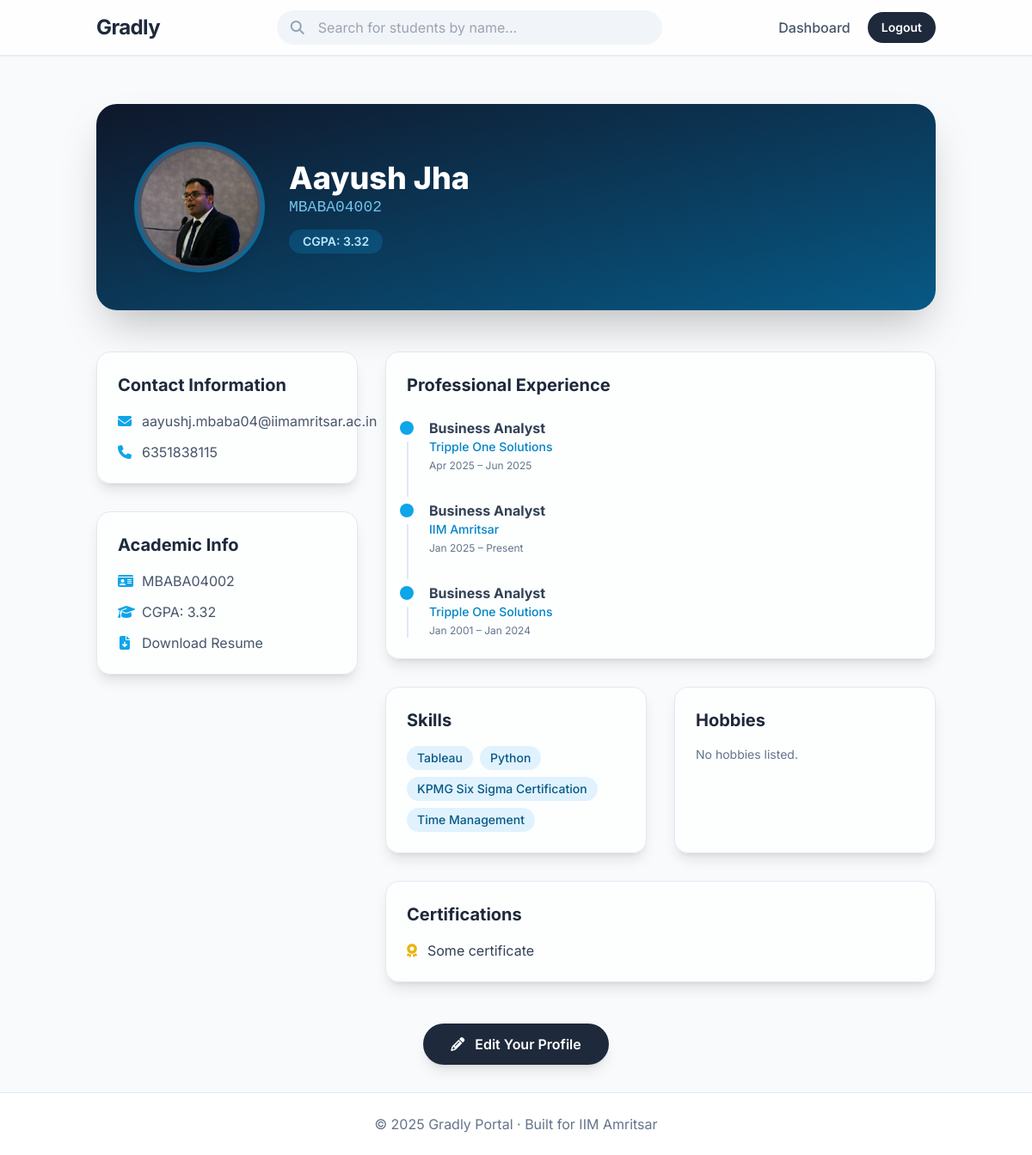
/profile/MBABA04002 (signed in), run on the app's committed database.
### models.py (models this page shows)
class User(db.Model, UserMixin):
    id = db.Column(db.String(15), primary_key=True)
    name = db.Column(db.String(100), nullable=False)
    email = db.Column(db.String(120), unique=True, nullable=False)
    password = db.Column(db.String(200), nullable=False)
    cgpa = db.Column(db.Float, nullable=True)
    resume = db.Column(db.String(200), nullable=True)
    phone = db.Column(db.String(20), nullable=True)
    profile_pic = db.Column(db.String(200), nullable=True)
    show_email = db.Column(db.Boolean, default=True)
    show_phone = db.Column(db.Boolean, default=True)
    show_cgpa = db.Column(db.Boolean, default=True)
    work_experiences = db.relationship('WorkExperience', backref='user', lazy=True)
    internships = db.relationship('Internship', backref='user', lazy=True)
    certifications = db.relationship('Certification', backref='user', lazy=True)
    skills = db.relationship('Skill', backref='user', lazy=True)
    hobbies = db.relationship('Hobby', backref='user', lazy=True)

class WorkExperience(db.Model):
    id = db.Column(db.Integer, primary_key=True)
    organization = db.Column(db.String(200), nullable=False)
    role = db.Column(db.String(200), nullable=True)
    start_date = db.Column(db.Date, nullable=True)
    end_date = db.Column(db.Date, nullable=True)
    user_id = db.Column(db.String(15), db.ForeignKey('user.id'), nullable=False)

class Skill(db.Model):
    id = db.Column(db.Integer, primary_key=True)
    name = db.Column(db.String(100), nullable=False)
    user_id = db.Column(db.String(15), db.ForeignKey('user.id'), nullable=False)

class Certification(db.Model):
    id = db.Column(db.Integer, primary_key=True)
    title = db.Column(db.String(200), nullable=False)
    user_id = db.Column(db.String(15), db.ForeignKey('user.id'), nullable=False)

### routes/profile.py (the view)
@profile_bp.route('/profile/<string:user_id>')
@login_required
def view_profile(user_id):
    user = User.query.get_or_404(user_id)
    return render_template('profile.html', user=user)

### app.py (called while the page is built)
@login_manager.user_loader
def load_user(user_id):
    return User.query.get(user_id)

@app.before_request
def create_tables():
    db.create_all()

### templates/profile.html (shortened to what this page needs)
{% extends "base.html" %}
{% block content %}
<div
    class="relative bg-gradient-to-br from-slate-900 to-sky-800 rounded-3xl shadow-2xl mb-12 text-white overflow-hidden">
    <div class="absolute inset-0 bg-grid-slate-700/20 [mask-image:linear-gradient(to_bottom,white,transparent)]"></div>
    <div class="flex flex-col md:flex-row items-center p-8 md:p-12 relative z-10">
        <div class="relative flex-shrink-0">
            <div
                class="w-36 h-36 rounded-full overflow-hidden border-4 border-slate-600 shadow-lg bg-slate-700 ring-4 ring-sky-500/50">
                {% if user.profile_pic %}
                <img src="{{ url_for('static', filename=user.profile_pic) }}" alt="Profile Picture"
                    class="w-full h-full object-cover">
                {% else %}
                <img src="{{ url_for('static', filename='default-profile.png') }}" alt="Default Picture"
                    class="w-full h-full object-cover">
                {% endif %}
            </div>
        </div>
        <div class="mt-6 md:mt-0 md:ml-8 text-center md:text-left">
            <h1 class="text-4xl font-extrabold">{{ user.name }}</h1>
            <p class="text-lg text-sky-300 opacity-90 font-mono">{{ user.id }}</p>
            {% if user.cgpa and user.show_cgpa %}
            <p class="mt-3 text-sm bg-sky-500/20 text-sky-200 px-4 py-1 inline-block rounded-full font-semibold">CGPA:
                {{ user.cgpa }}</p>
            {% endif %}
        </div>
    </div>
</div>
<div class="grid md:grid-cols-3 gap-8">
    <div class="md:col-span-1 space-y-8">
        <div class="bg-white/70 backdrop-blur-lg p-6 rounded-2xl shadow-lg border border-slate-200">
            <h2 class="text-xl font-bold text-slate-800 mb-4">Contact Information</h2>
            <div class="space-y-3 text-slate-600">
                {% if user.show_email %}
                <p class="flex items-center gap-3"><i class="fa fa-envelope w-4 text-center text-sky-500"></i> <a
                        href="mailto:{{ user.email }}" class="hover:text-sky-600 hover:underline">{{ user.email }}</a>
                </p>
                {% endif %}
                {% if user.show_phone %}
                <p class="flex items-center gap-3"><i class="fa fa-phone w-4 text-center text-sky-500"></i> <span>{{
                        user.phone or 'Not Provided' }}</span></p>
                {% endif %}
            </div>
        </div>
        <div class="bg-white/70 backdrop-blur-lg p-6 rounded-2xl shadow-lg border border-slate-200">
            <h2 class="text-xl font-bold text-slate-800 mb-4">Academic Info</h2>
            <div class="space-y-3 text-slate-600">
                <p class="flex items-center gap-3"><i class="fa fa-id-card w-4 text-center text-sky-500"></i> <span>{{
                        user.id }}</span></p>
                <p class="flex items-center gap-3"><i class="fa fa-graduation-cap w-4 text-center text-sky-500"></i>
                    <span>CGPA: {{ user.cgpa or 'Not Provided' }}</span></p>
                {% if user.resume %}
                <p class="flex items-center gap-3"><i class="fa fa-file-arrow-down w-4 text-center text-sky-500"></i> <a
                        href="{{ url_for('static', filename=user.resume) }}"
                        class="hover:text-sky-600 hover:underline">Download Resume</a></p>
                {% endif %}
            </div>
        </div>
    </div>
    <div class="md:col-span-2 space-y-8">
        <div class="bg-white/70 backdrop-blur-lg p-6 rounded-2xl shadow-lg border border-slate-200">
            <h2 class="text-xl font-bold text-slate-800 mb-6">Professional Experience</h2>
            <div class="relative pl-6 border-l-2 border-slate-200 space-y-8">
                {% for exp in user.work_experiences %}
                <div class="relative">
                    <div class="absolute -left-[34px] top-1 h-4 w-4 rounded-full bg-sky-500 ring-8 ring-white"></div>
                    <p class="font-bold text-slate-700">{{ exp.role }}</p>
                    <p class="text-sm font-medium text-sky-600">{{ exp.organization }}</p>
                    <p class="text-xs text-slate-500 mt-1">
                        {{ exp.start_date.strftime('%b %Y') if exp.start_date else '' }} –
                        {{ exp.end_date.strftime('%b %Y') if exp.end_date else 'Present' }}
                    </p>
                </div>
                {% endfor %}
            </div>
        </div>
        <div class="grid md:grid-cols-2 gap-8">
            <div class="bg-white/70 backdrop-blur-lg p-6 rounded-2xl shadow-lg border border-slate-200">
                <h2 class="text-xl font-bold text-slate-800 mb-4">Skills</h2>
                <div class="flex flex-wrap gap-2">
                    {% for s in user.skills %}
                    <span
                        class="bg-sky-100 text-sky-800 px-3 py-1 rounded-full text-sm font-medium transition transform hover:scale-105">{{
                        s.name }}</span>
                    {% else %}
                    <p class="text-slate-500 text-sm">No skills listed.</p>
                    {% endfor %}
                </div>
            </div>
            <div class="bg-white/70 backdrop-blur-lg p-6 rounded-2xl shadow-lg border border-slate-200">
                <h2 class="text-xl font-bold text-slate-800 mb-4">Hobbies</h2>
                <div class="flex flex-wrap gap-2">
                    {% for h in user.hobbies %}
                    <span class="bg-slate-100 text-slate-800 px-3 py-1 rounded-full text-sm font-medium">{{ h.name
                        }}</span>
                    {% else %}
                    <p class="text-slate-500 text-sm">No hobbies listed.</p>
                    {% endfor %}
                </div>
            </div>
        </div>
        <div class="bg-white/70 backdrop-blur-lg p-6 rounded-2xl shadow-lg border border-slate-200">
            <h2 class="text-xl font-bold text-slate-800 mb-4">Certifications</h2>
            {% if user.certifications %}
            <ul class="space-y-2">
                {% for c in user.certifications %}
                <li class="flex items-center gap-3 text-slate-700"><i class="fa fa-award text-yellow-500"></i>{{ c.title
                    }}</li>
                {% endfor %}
            </ul>
            {% else %}
            <p class="text-slate-500">No certifications listed.</p>
            {% endif %}
        </div>
    </div>
    {% if current_user.id == user.id %}
    <div class="md:col-span-3 text-center mt-4">
        <a href="{{ url_for('profile.edit_profile') }}"
            class="inline-block bg-slate-800 text-white px-8 py-3 rounded-full font-semibold hover:bg-sky-500 transition-all duration-300 transform hover:scale-105 shadow-lg hover:shadow-sky-200">
            <i class="fa fa-pencil mr-2"></i> Edit Your Profile
        </a>
    </div>
    {% endif %}
</div>
{% endblock %}

### templates/base.html (style rules this page uses)
body { font-family: 'Inter', sans-serif; }

### data on the page
User: profile_pic (picture), name "Aayush Jha", id "MBABA04002", cgpa "3.32", email "aayushj.mbaba04@iimamritsar.ac.in", phone "6351838115"
WorkExperience: role "Business Analyst", organization "Tripple One Solutions", start_date "Apr 2025", end_date "Jun 2025"
WorkExperience: role "Business Analyst", organization "IIM Amritsar", start_date "Jan 2025", end_date "Present"
WorkExperience: role "Business Analyst", organization "Tripple One Solutions", start_date "Jan 2001", end_date "Jan 2024"
Skill: name "Tableau"
Skill: name "Python"
Skill: name "KPMG Six Sigma Certification"
Skill: name "Time Management"
Certification: title "Some certificate"
